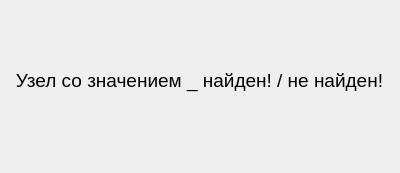
<?xml version="1.0" encoding="UTF-8"?>
<ui version="4.0">
 <class>FindNodeDialog</class>
 <widget class="QDialog" name="FindNodeDialog">
  <property name="geometry">
   <rect>
    <x>0</x>
    <y>0</y>
    <width>400</width>
    <height>173</height>
   </rect>
  </property>
  <property name="sizePolicy">
   <sizepolicy hsizetype="Fixed" vsizetype="Fixed">
    <horstretch>0</horstretch>
    <verstretch>0</verstretch>
   </sizepolicy>
  </property>
  <property name="minimumSize">
   <size>
    <width>400</width>
    <height>173</height>
   </size>
  </property>
  <property name="maximumSize">
   <size>
    <width>400</width>
    <height>173</height>
   </size>
  </property>
  <property name="windowTitle">
   <string>Dialog</string>
  </property>
  <widget class="QLabel" name="label">
   <property name="geometry">
    <rect>
     <x>14</x>
     <y>5</y>
     <width>371</width>
     <height>151</height>
    </rect>
   </property>
   <property name="font">
    <font>
     <pointsize>14</pointsize>
    </font>
   </property>
   <property name="text">
    <string>Узел со значением _ найден! / не найден!</string>
   </property>
   <property name="alignment">
    <set>Qt::AlignCenter</set>
   </property>
   <property name="wordWrap">
    <bool>true</bool>
   </property>
  </widget>
 </widget>
 <resources/>
 <connections/>
</ui>
